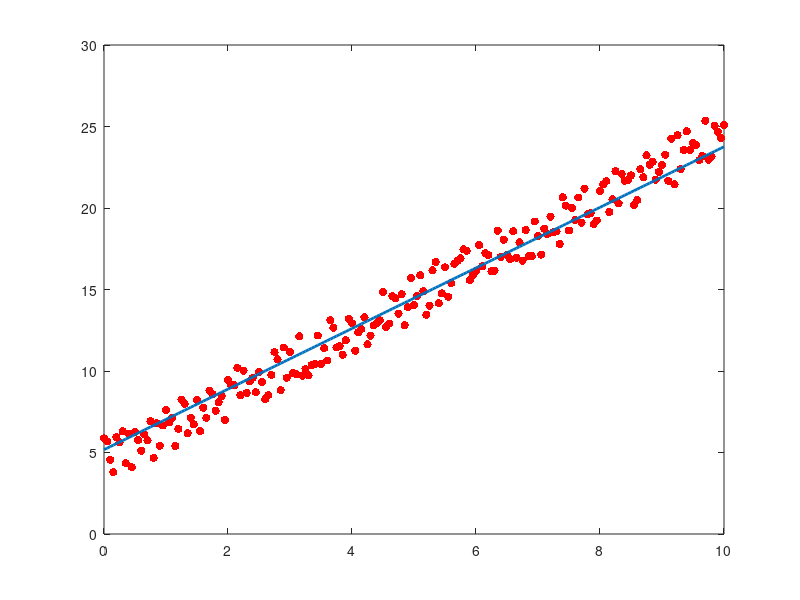

Write the MATLAB code that produced this figure. (Note: this script raises an error after producing the figure.)
clear all
clc
close all

x=0:.05:10;
y = 2*x + 3 + 3*rand(length(x),1)';
%plot(x,y,'r.','markersize',18)

A = [x' ones(length(x),1)];
b = y';
b(1)=30;
b(end)=0;
plot(x,y,'r.','markersize',18)

Sol1 = A\b;

hold on
plot(x,Sol1(1)*x + Sol1(2),'linewidth',2)

cvx_begin
variables z(2);
minimize norm(A*z-b,1)
cvx_end

plot(x,z(1)*x + z(2),'g-.','linewidth',2)

Data = [0 2 5;
        0 3 2];
    
%y = a0 + a1*x + a2*x^2 + a3*x^3 + a4*x^4;

A1 = [ones(3,1) Data(1,:)' Data(1,:)'.^2 Data(1,:)'.^3 Data(1,:)'.^4];
b1 = Data(2,:)';

Sol2 = A1\b1
A1*Sol2-b1
Sol3 = pinv(A1)*b1
A1*Sol3-b1


cvx_begin quiet
variables z(5);
minimize norm(z,2)
subject to 
            A1*z==b1
cvx_end